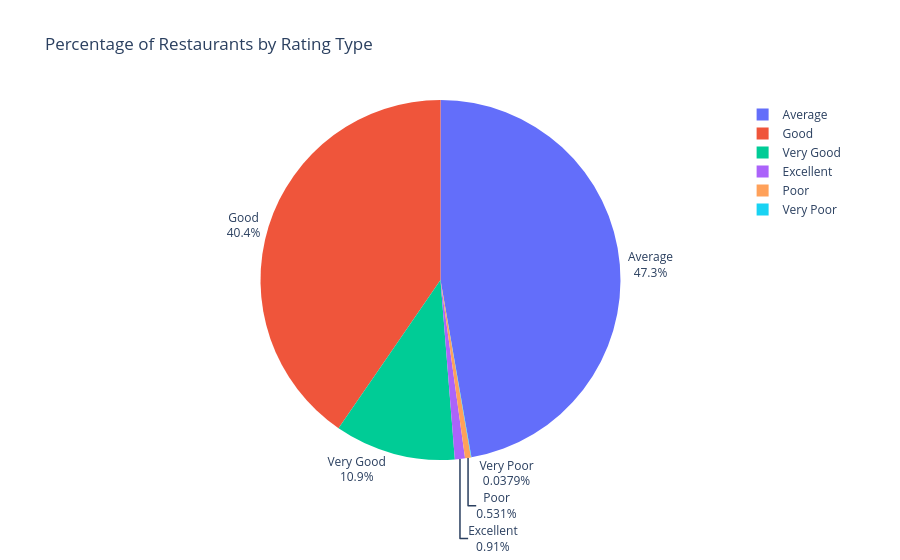

Write notebook code for a chart like this one.
### Code cell
fig = px.pie(rating_type_df, names='Rating Type', values='No of Restaurants', 
             title='Percentage of Restaurants by Rating Type').update_traces(textposition='outside', textinfo='percent+label')
fig.show()

### Figure 1 — Plotly figure (JSON) as saved in the notebook; plotly's stock layout.template omitted (floating-point values rounded to 4 significant figures)
{"data": [{"domain": {"x": [0, 1], "y": [0, 1]}, "hovertemplate": "Rating Type=%{label}<br>No of Restaurants=%{value}<extra></extra>", "labels": ["Average", "Good", "Very Good", "Excellent", "Poor", "Very Poor"], "legendgroup": "", "name": "", "showlegend": true, "textinfo": "percent+label", "textposition": "outside", "type": "pie", "values": [4984, 4263, 1145, 96, 56, 4]}], "layout": {"legend": {"tracegroupgap": 0}, "title": {"text": "Percentage of Restaurants by Rating Type"}}}
